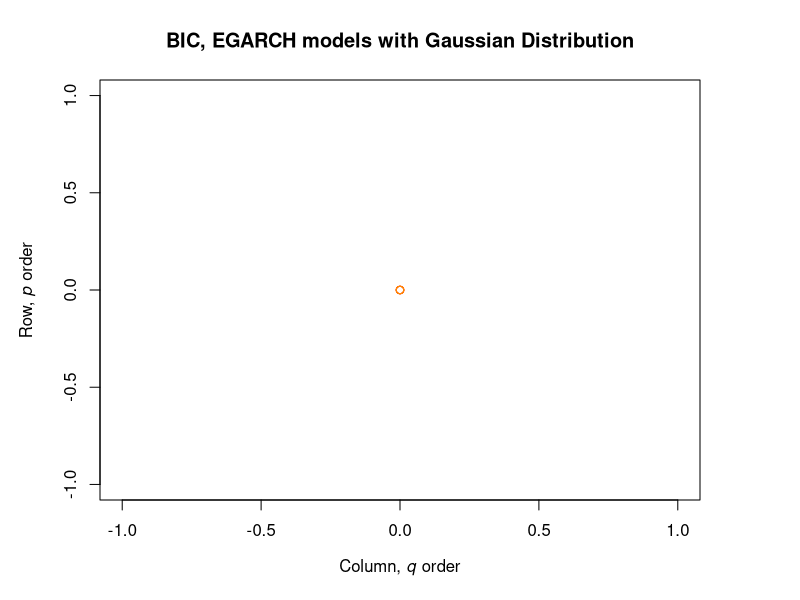

Recreate this plot in R. (Note: this script raises an error after producing the figure.)
# Determining eGARCH for normal distribution using AIC
bic_egarch_norm = matrix(0,5,5)
for (i in 1:5) {
  for (j in 1:5) {
    tryCatch({
      egarch_spec = ugarchspec(variance.model = list(garchOrder=c(i,j), 
                                                    model = "eGARCH"), 
                              mean.model = list(armaOrder=c(0,0),
                                                include.mean = TRUE),
                              distribution.model = "norm")
      egarch_fit = ugarchfit(spec=egarch_spec, data=returns, 
                            solver = "gosolnp",
                            solver.control=list(trace = 1))
      bic_egarch_norm[i,j] = infocriteria(egarch_fit)[2]
    }, error=function(e){cat("ERROR :",conditionMessage(e), "\n")})
  }
}

bic_egarch_norm
which(min(bic_egarch_norm) == bic_egarch_norm)

par(mar=c(5, 5, 4, 5))
plot(bic_egarch_norm, col=heat.colors(n = 10, alpha = 0.9), digits = 4,
     main = "BIC, EGARCH models with Gaussian Distribution",
     xlab = expression(paste("Column, ", italic("q"), " order")), 
     ylab = expression(paste("Row, ", italic("p"), " order")))
dev.off

# Model specification
egarch33spec_norm = ugarchspec(mean.model = list(armaOrder = c(0,0), 
                                                include.mean = TRUE), 
                              variance.model = list(garchOrder = c(3,3), 
                                                    model = "eGARCH"),
                              distribution.model = "norm")
egarch33fit_norm = ugarchfit(data = returns, spec = egarch33spec_norm, solver = "gosolnp",
                            solver.control=list(trace = 1))
egarch33fit_norm

# Model validation
par(mfrow = c(1,2))
acf(egarch33fit_norm@fit$z, main = "ACF of the standardized residuals") # acf of the standardized residuals
acf(egarch33fit_norm@fit$z,  main = "ACF of the squared standardized residuals") # acf of (standardized residuals)^2 
dev.off
par(mfrow = c(1,2))
plot(egarch33fit_norm, which = 9) # QQ plot of the standardized residuals
plot(egarch33fit_norm, which = 8)
dev.off

#-------------------------------------------------------------------------------

# Determining eGARCH for sstd distribution using AIC
bic_egarch_sstd = matrix(0,5,5)
for (i in 1:5) {
  for (j in 1:5) {
    tryCatch({
      egarch_spec = ugarchspec(variance.model = list(garchOrder=c(i,j), 
                                                    model = "eGARCH"), 
                              mean.model = list(armaOrder=c(0,0),
                                                include.mean = TRUE),
                              distribution.model = "sstd")
      egarch_fit = ugarchfit(spec=egarch_spec, data=returns, 
                            solver = "gosolnp",
                            solver.control=list(trace = 1))
      bic_egarch_sstd[i,j] = infocriteria(egarch_fit)[2]
    }, error=function(e){cat("ERROR :",conditionMessage(e), "\n")})
  }
}

bic_egarch_sstd
which(min(bic_egarch_sstd) == bic_egarch_sstd)

par(mar=c(5, 5, 4, 5))
plot(bic_egarch_sstd, col=heat.colors(n = 10, alpha = 0.9), digits = 4,
     main = "BIC, EGARCH models with skewed student's t-distribution",
     xlab = expression(paste("Column, ", italic("q"), " order")), 
     ylab = expression(paste("Row, ", italic("p"), " order")))
dev.off


# Model specification
egarchspec_sstd = ugarchspec(mean.model = list(armaOrder = c(0,0), 
                                                include.mean = TRUE), 
                              variance.model = list(garchOrder = c(3,3), 
                                                    model = "eGARCH"),
                              distribution.model = "sstd")
egarchfit_sstd = ugarchfit(data = returns, spec = egarchspec_sstd, solver = "gosolnp",
                            solver.control=list(trace = 1))
egarchfit_sstd
plot.ts(egarchfit_sstd@fit$z)
# Model validation
par(mfrow = c(1,2))
acf(egarchfit_sstd@fit$z, main = "ACF of the standardized residuals") # acf of the standardized residuals
acf(egarchfit_sstd@fit$z,  main = "ACF of the squared standardized residuals") # acf of (standardized residuals)^2 
dev.off
par(mfrow = c(1,2))
plot(egarchfit_sstd, which = 9) # QQ plot of the standardized residuals
plot(egarchfit_sstd, which = 8)
dev.off

#-------------------------------------------------------------------------------

# Determining eGARCH for ged distribution using AIC
bic_egarch_ged = matrix(0,5,5)
for (i in 1:5) {
  for (j in 1:5) {
    tryCatch({
      egarch_spec = ugarchspec(variance.model = list(garchOrder=c(i,j), 
                                                    model = "eGARCH"), 
                              mean.model = list(armaOrder=c(0,0),
                                                include.mean = TRUE),
                              distribution.model = "ged")
      egarch_fit = ugarchfit(spec=egarch_spec, data=returns, 
                            solver = "gosolnp",
                            solver.control=list(trace = 1))
      bic_egarch_ged[i,j] = infocriteria(egarch_fit)[2]
    }, error=function(e){cat("ERROR :",conditionMessage(e), "\n")})
  }
}

bic_egarch_ged
which(min(bic_egarch_ged) == bic_egarch_ged)

par(mar=c(5, 5, 4, 5))
plot(bic_egarch_ged, col=heat.colors(n = 10, alpha = 0.9), digits = 4,
     main = "BIC, GARCH models with skewed student's t-distribution",
     xlab = expression(paste("Column, ", italic("q"), " order")), 
     ylab = expression(paste("Row, ", italic("p"), " order")))
dev.off


# Model specification
egarchspec_ged = ugarchspec(mean.model = list(armaOrder = c(0,0), 
                                               include.mean = TRUE), 
                             variance.model = list(garchOrder = c(1,1), 
                                                   model = "eGARCH"),
                             distribution.model = "ged")
egarchfit_ged = ugarchfit(data = returns, spec = egarchspec_ged, solver = "gosolnp",
                           solver.control=list(trace = 1))
egarchfit_ged

# Model validation
par(mfrow = c(1,2))
acf(egarchfit_ged@fit$z, main = "ACF of the standardized residuals") # acf of the standardized residuals
acf(egarchfit_ged@fit$z,  main = "ACF of the squared standardized residuals") # acf of (standardized residuals)^2 
dev.off
par(mfrow = c(1,2))
plot(egarchfit_ged, which = 9) # QQ plot of the standardized residuals
plot(egarchfit_ged, which = 8)
dev.off

#------------------------------------------------------------------------------
# Simulations
# SSTD
sim = ugarchsim(fit = egarch43fit_sstd, n.sim = length(returns), n.start = 0, m.sim = 1000, rseed = NA)
kurt = kurtosis(sim@simulation$seriesSim)
mean(t(kurt))

# Normal
sim = ugarchsim(fit = egarch33fit_norm, n.sim = length(returns), n.start = 0, m.sim = 1000, rseed = NA)
kurt = kurtosis(sim@simulation$seriesSim)
mean(t(kurt))

# GED
sim = ugarchsim(fit = egarch33fit_ged, n.sim = length(returns), n.start = 0, m.sim = 1000, rseed = NA)
kurt = kurtosis(sim@simulation$seriesSim)
mean(t(kurt))
